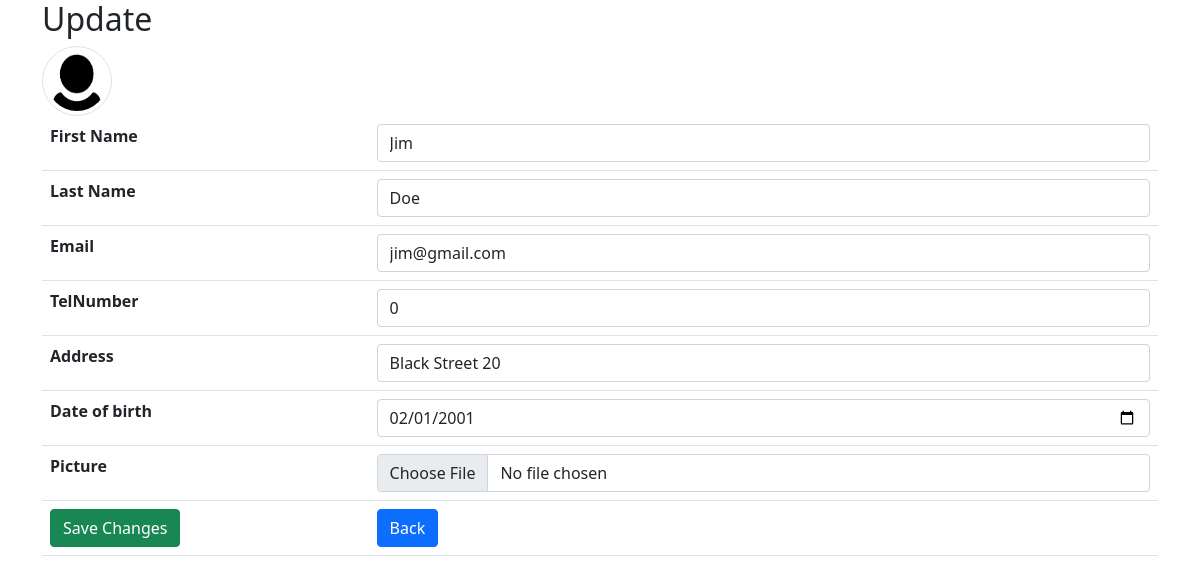
The page /update.php?id=11 (signed in) on the database its author committed.
### tables this page shows
CREATE TABLE `users` (
  `id` int(11) NOT NULL,
  `first_name` varchar(30) NOT NULL,
  `last_name` varchar(30) NOT NULL,
  `picture` varchar(255) DEFAULT NULL,
  `address` varchar(30) NOT NULL,
  `email` varchar(30) NOT NULL,
  `password` varchar(255) NOT NULL,
  `status` enum('user','adm') NOT NULL DEFAULT 'user',
  `date_of_birth` date DEFAULT NULL,
  `telnumber` int(50) NOT NULL
);

### update.php (the view, shortened to what this page needs)
<?php
require_once 'components/db_connect.php';
$backBtn = '';
if(isset($_SESSION["user"])){
    $backBtn = "home.php";
}
if (isset($_GET['id'])) {
    $id = $_GET['id'];
    $sql = "SELECT * FROM users WHERE id = {$id}";
    $result = mysqli_query($connect, $sql);
    if (mysqli_num_rows($result) == 1) {
        $data = mysqli_fetch_assoc($result);
        $f_name = $data['first_name'];
        $l_name = $data['last_name'];
        $email = $data['email'];
        $telnumber = $data['telnumber'];
        $address = $data['address'];
        $date_birth = $data['date_of_birth'];
    }
}
?>
<!DOCTYPE html>
<html lang="en">
<head>
   <?php require_once 'components/boot.php'?>
</head>
<body>
<div class="container">
        <h2>Update</h2>
        <img class='img-thumbnail rounded-circle' src='pictures/<?php echo $data['picture'] ?>' alt="<?php echo $f_name ?>">
        <form  method="post" enctype="multipart/form-data">
            <table class="table">
                <tr>
                    <th>First Name</th>
                    <td><input class="form-control" type="text"  name="first_name" placeholder ="First Name" value="<?php echo $f_name ?>"  /></td>
                </tr>
                <tr>
                    <th>Last Name</th>
                    <td><input class="form-control" type= "text" name="last_name"  placeholder="Last Name" value ="<?php echo $l_name ?>" /></td>
                </tr>
                <tr>
                    <th>Email</th>
                    <td><input class="form-control" type="email" name="email" placeholder= "Email" value= "<?php echo $email ?>" /></td>
                </tr>
                <tr>
                    <th>TelNumber</th>
                    <td><input class="form-control" type="text" name="telnumber" placeholder= "TelNumber" value= "<?= $telnumber ?>" /></td>
                </tr>
                <tr>
                    <th>Address</th>
                    <td><input class="form-control" type="text" name="address" placeholder= "Address" value= "<?= $address ?>" /></td>
                </tr>
                <tr>
                    <th>Date of birth</th>
                    <td><input class="form-control" type="date" name="date_of_birth" placeholder= "Date of birth" value= "<?php echo $date_birth ?>" /></td>
                </tr>
                <tr>
                    <th>Picture</th>
                    <td><input class="form-control" type="file" name="picture" /></td>
                </tr>
                <tr>
                    <td><button name="submit" class="btn btn-success" type= "submit">Save Changes</button></td>
                    <td><a href= "<?php echo $backBtn?>"><button class="btn btn-primary" type="button">Back</button></a></td>
                </tr>
            </table>
        </form>
</div>
</body>
</html>

### update.php (style rules this page uses)
.img-thumbnail { width: 70px !important; height: 70px !important; }

### rows shown on the page
users: picture (placeholder picture), first_name "Jim", last_name "Doe", email "jim@gmail.com", telnumber "0", address "Black Street 20", date_of_birth "02/01/2001"
